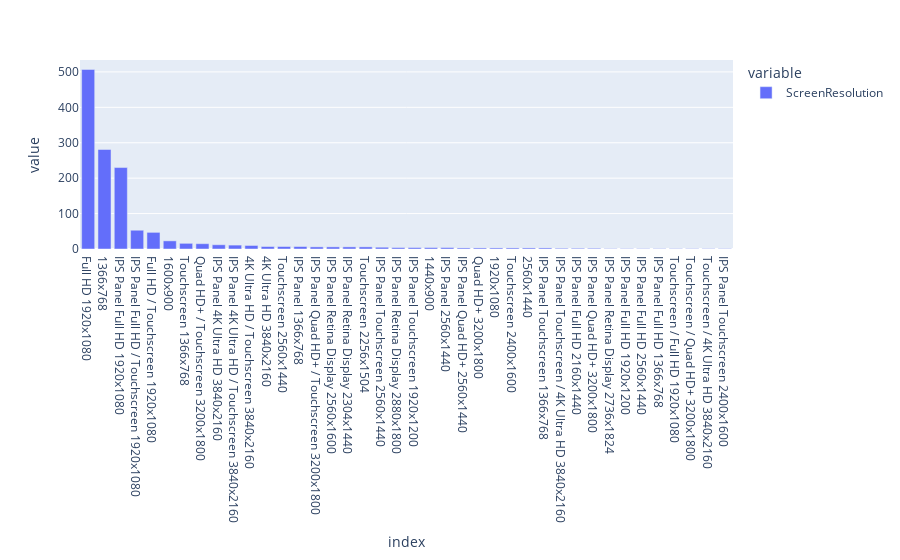

The notebook cell saved with this chart:
### Code cell
fig =px.bar(lap_price.ScreenResolution.value_counts())
fig

### Figure 1 — Plotly figure (JSON) as saved in the notebook; plotly's stock layout.template omitted (floating-point values rounded to 4 significant figures)
{"data": [{"alignmentgroup": "True", "hovertemplate": "variable=ScreenResolution<br>index=%{x}<br>value=%{y}<extra></extra>", "legendgroup": "ScreenResolution", "marker": {"color": "#636efa", "pattern": {"shape": ""}}, "name": "ScreenResolution", "offsetgroup": "ScreenResolution", "orientation": "v", "showlegend": true, "textposition": "auto", "type": "bar", "x": ["Full HD 1920x1080", "1366x768", "IPS Panel Full HD 1920x1080", "IPS Panel Full HD / Touchscreen 1920x1080", "Full HD / Touchscreen 1920x1080", "1600x900", "Touchscreen 1366x768", "Quad HD+ / Touchscreen 3200x1800", "IPS Panel 4K Ultra HD 3840x2160", "IPS Panel 4K Ultra HD / Touchscreen 3840x2160", "4K Ultra HD / Touchscreen 3840x2160", "4K Ultra HD 3840x2160", "Touchscreen 2560x1440", "IPS Panel 1366x768", "IPS Panel Quad HD+ / Touchscreen 3200x1800", "IPS Panel Retina Display 2560x1600", "IPS Panel Retina Display 2304x1440", "Touchscreen 2256x1504", "IPS Panel Touchscreen 2560x1440", "IPS Panel Retina Display 2880x1800", "IPS Panel Touchscreen 1920x1200", "1440x900", "IPS Panel 2560x1440", "IPS Panel Quad HD+ 2560x1440", "Quad HD+ 3200x1800", "1920x1080", "Touchscreen 2400x1600", "2560x1440", "IPS Panel Touchscreen 1366x768", "IPS Panel Touchscreen / 4K Ultra HD 3840x2160", "IPS Panel Full HD 2160x1440", "IPS Panel Quad HD+ 3200x1800", "IPS Panel Retina Display 2736x1824", "IPS Panel Full HD 1920x1200", "IPS Panel Full HD 2560x1440", "IPS Panel Full HD 1366x768", "Touchscreen / Full HD 1920x1080", "Touchscreen / Quad HD+ 3200x1800", "Touchscreen / 4K Ultra HD 3840x2160", "IPS Panel Touchscreen 2400x1600"], "xaxis": "x", "y": [507, 281, 230, 53, 47, 23, 16, 15, 12, 11, 10, 7, 7, 7, 6, 6, 6, 6, 5, 4, 4, 4, 4, 3, 3, 3, 3, 3, 3, 2, 2, 2, 1, 1, 1, 1, 1, 1, 1, 1], "yaxis": "y"}], "layout": {"barmode": "relative", "legend": {"title": {"text": "variable"}, "tracegroupgap": 0}, "margin": {"t": 60}, "xaxis": {"anchor": "y", "domain": [0, 1], "title": {"text": "index"}}, "yaxis": {"anchor": "x", "domain": [0, 1], "title": {"text": "value"}}}}
